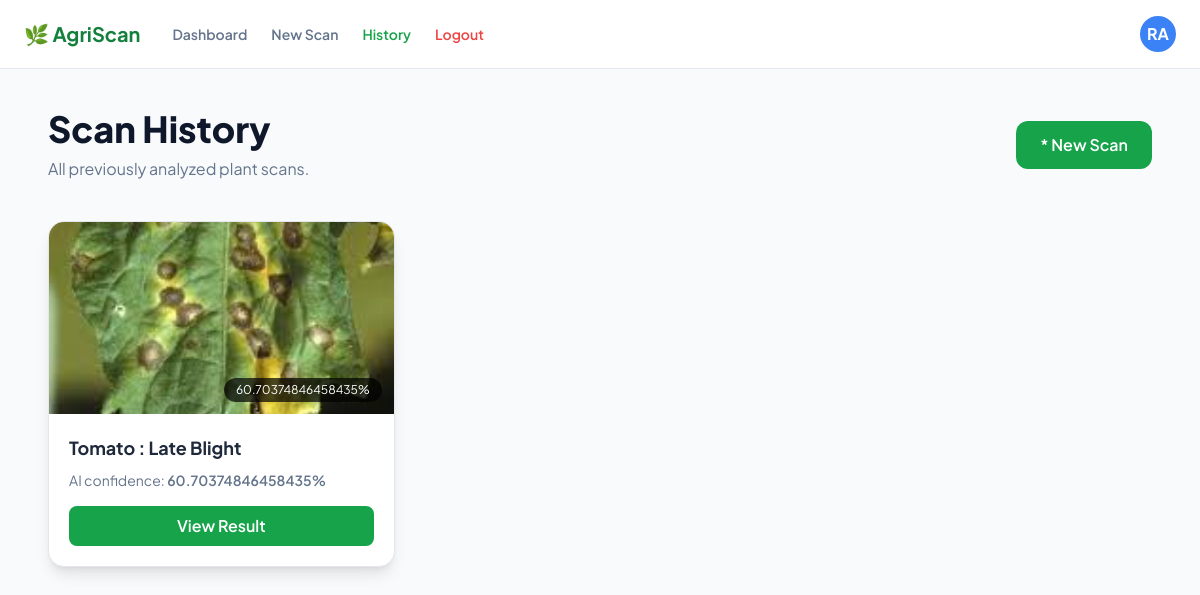
The page /history (signed in) on the database its author committed.
### models.py (models this page shows)
class Scan(db.Model):
    id = db.Column(db.Integer, primary_key=True)
    disease_name = db.Column(db.String(200))
    description = db.Column(db.Text)
    prevention = db.Column(db.Text)
    supplement_name = db.Column(db.String(200))
    supplement_link = db.Column(db.String(500))
    supplement_image = db.Column(db.String(200))
    confidence = db.Column(db.Float)
    image_file = db.Column(db.String(200))
    date_scanned = db.Column(db.DateTime, default=datetime.utcnow)
    user_id = db.Column(db.Integer, db.ForeignKey('user.id'))

### app.py (the view)
@app.route('/history')
@login_required
def history():
    scans = Scan.query.filter_by(user_id=current_user.id).order_by(Scan.date_scanned.desc()).all()
    return render_template('history.html', scans=scans)

### app.py (called while the page is built)
@login_manager.user_loader
def load_user(user_id):
    return User.query.get(int(user_id))

### templates/history.html (shortened to what this page needs)
<!DOCTYPE html>
<html lang="en">
<head>
<script src="https://cdn.tailwindcss.com"></script>
</head>
<body class="bg-slate-50 text-slate-900">
<nav class="bg-white border-b border-slate-200 px-6 py-4 flex items-center justify-between">
<div class="flex items-center gap-8">
<span class="text-xl font-bold text-green-700">🌿 AgriScan</span>
<div class="hidden md:flex items-center gap-6">
<a href="{{ url_for('dashboard') }}" class="text-sm font-semibold text-slate-500 hover:text-green-600">Dashboard</a>
<a href="{{ url_for('upload') }}" class="text-sm font-semibold text-slate-500 hover:text-green-600">New Scan</a>
<a href="{{ url_for('history') }}" class="text-sm font-semibold text-green-600">History</a>
<a href="{{ url_for('logout') }}" class="text-sm font-semibold text-red-500 hover:text-red-700">Logout</a>
</div>
</div>
<div class="w-9 h-9 bg-blue-500 text-white rounded-full flex items-center justify-center font-bold">
RA
</div>
</nav>
<main class="max-w-6xl mx-auto px-6 py-10">
<div class="flex items-center justify-between mb-10">
<div>
<h1 class="text-4xl font-extrabold text-slate-900 mb-2">
Scan History
</h1>
<p class="text-slate-500">
All previously analyzed plant scans.
</p>
</div>
<a href="{{ url_for('upload') }}"
class="bg-green-600 text-white px-6 py-3 rounded-xl font-semibold hover:bg-green-700 transition">
* New Scan
</a>
</div>
<div class="grid md:grid-cols-3 gap-8">
{% for scan in scans %}
<div class="bg-white rounded-2xl shadow-lg hover:shadow-xl transition overflow-hidden border">
<div class="relative">
<img src="{{ url_for('static', filename='uploads/' + scan.image_file) }}"
class="w-full h-48 object-cover">
<div class="absolute bottom-3 right-3 bg-black/70 text-white text-xs px-3 py-1 rounded-full">
{{ scan.confidence }}%
</div>
</div>
<div class="p-5">
<h3 class="text-lg font-bold text-slate-800 mb-2">
{{ scan.disease_name }}
</h3>
<p class="text-sm text-slate-500 mb-4">
AI confidence: <span class="font-semibold">{{ scan.confidence }}%</span>
</p>
<a href="{{ url_for('result', id=scan.id) }}"
class="block text-center bg-green-600 text-white py-2 rounded-lg font-semibold hover:bg-green-700 transition">
View Result
</a>
</div>
</div>
{% endfor %}
</div>
</main>
</body>
</html>

### templates/history.html (style rules this page uses)
body { font-family:'Plus Jakarta Sans',sans-serif; }

### rows shown on the page
Scan: image_file (picture), confidence "60.70374846458435", disease_name "Tomato : Late Blight"
